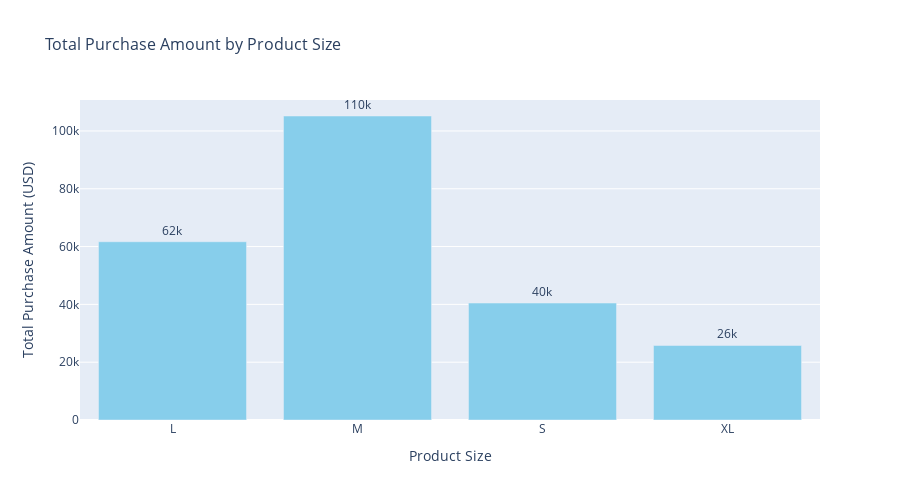

The notebook cell saved with this chart:
### Markdown cell above
11.	Are there any correlations between the size of the product and the purchase amount?

### Code cell
fig = px.bar(
    shop_group,
    x='Size',
    y='Purchase Amount (USD)',
    text='Purchase Amount (USD)',
    color_discrete_sequence=['skyblue'],  # Simplified color
    title='Total Purchase Amount by Product Size',
    labels={'Size': 'Product Size', 'Purchase Amount (USD)': 'Total Purchase Amount (USD)'},
    height=500
)
fig.update_traces(texttemplate='%{text:.2s}', textposition='outside')
fig.update_layout(
    xaxis_title='Product Size',
    yaxis_title='Total Purchase Amount (USD)',
    title_font_size=16,
    xaxis_tickangle=0,
    showlegend=False
)
fig.show()

### Figure 1 — Plotly figure (JSON) as saved in the notebook; plotly's stock layout.template omitted (floating-point values rounded to 4 significant figures)
{"data": [{"alignmentgroup": "True", "hovertemplate": "Product Size=%{x}<br>Total Purchase Amount (USD)=%{text}<extra></extra>", "legendgroup": "", "marker": {"color": "skyblue", "pattern": {"shape": ""}}, "name": "", "offsetgroup": "", "orientation": "v", "showlegend": false, "text": [61667, 105167, 40468, 25779], "textposition": "outside", "texttemplate": "%{text:.2s}", "type": "bar", "x": ["L", "M", "S", "XL"], "xaxis": "x", "y": [61667, 105167, 40468, 25779], "yaxis": "y"}], "layout": {"barmode": "relative", "height": 500, "legend": {"tracegroupgap": 0}, "showlegend": false, "title": {"font": {"size": 16}, "text": "Total Purchase Amount by Product Size"}, "xaxis": {"anchor": "y", "domain": [0, 1], "tickangle": 0, "title": {"text": "Product Size"}}, "yaxis": {"anchor": "x", "domain": [0, 1], "title": {"text": "Total Purchase Amount (USD)"}}}}
